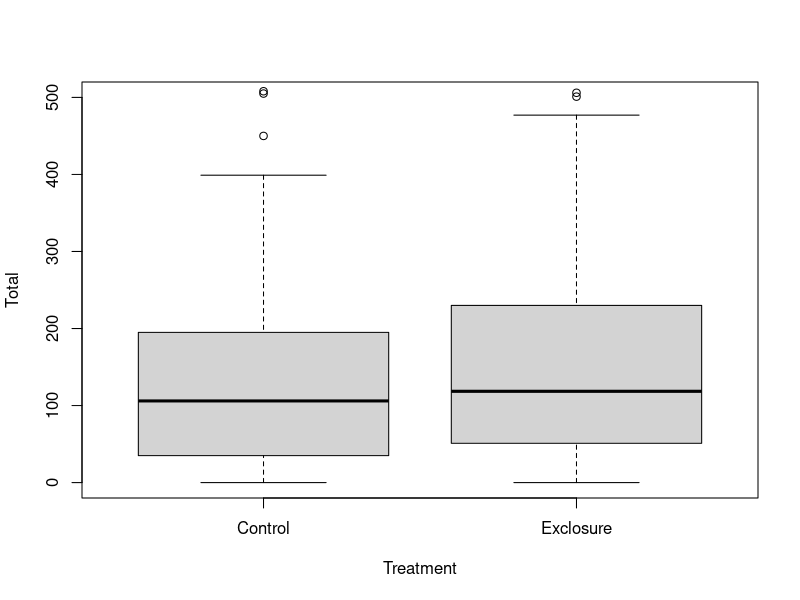
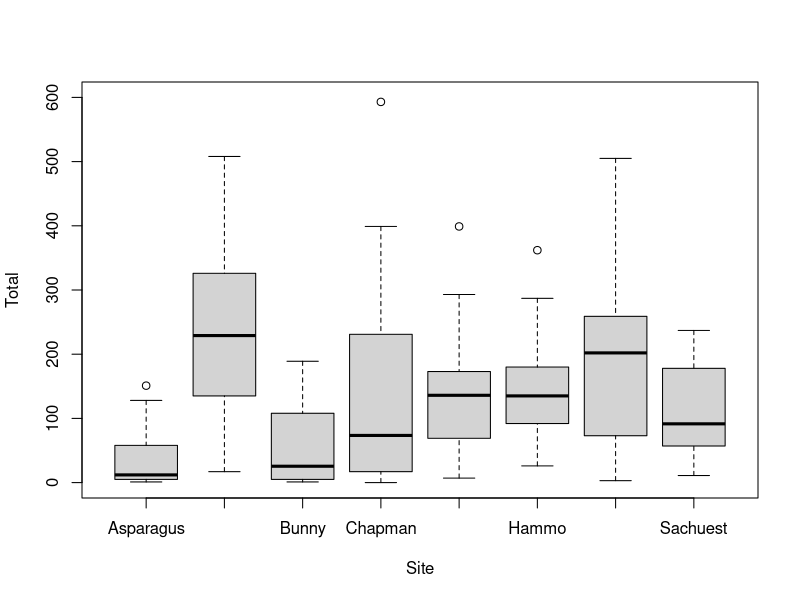
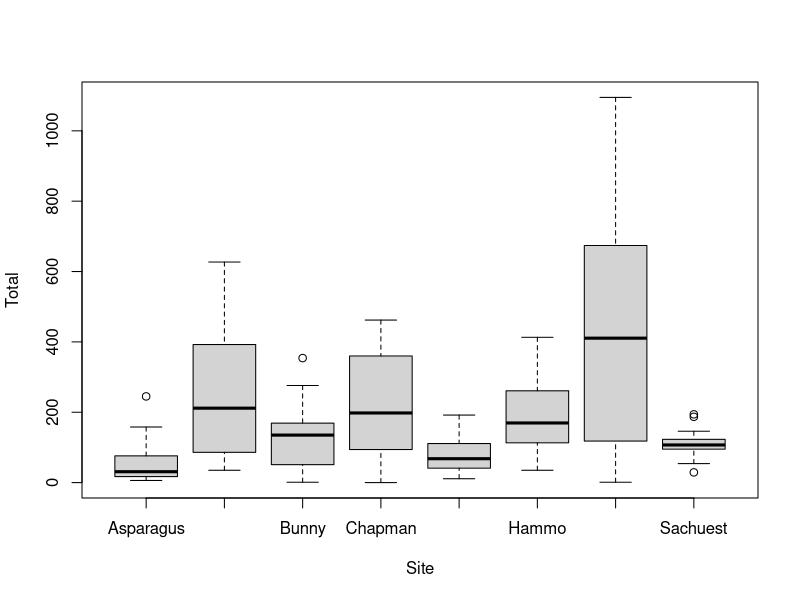
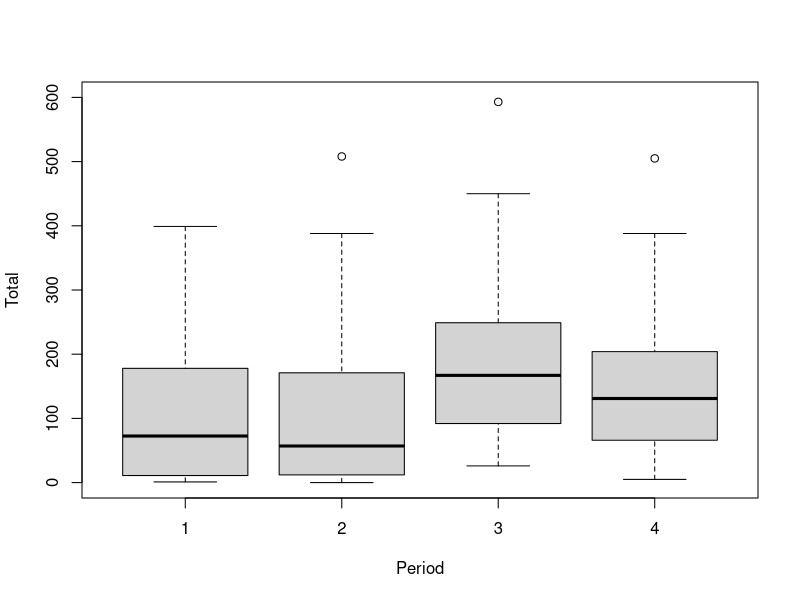
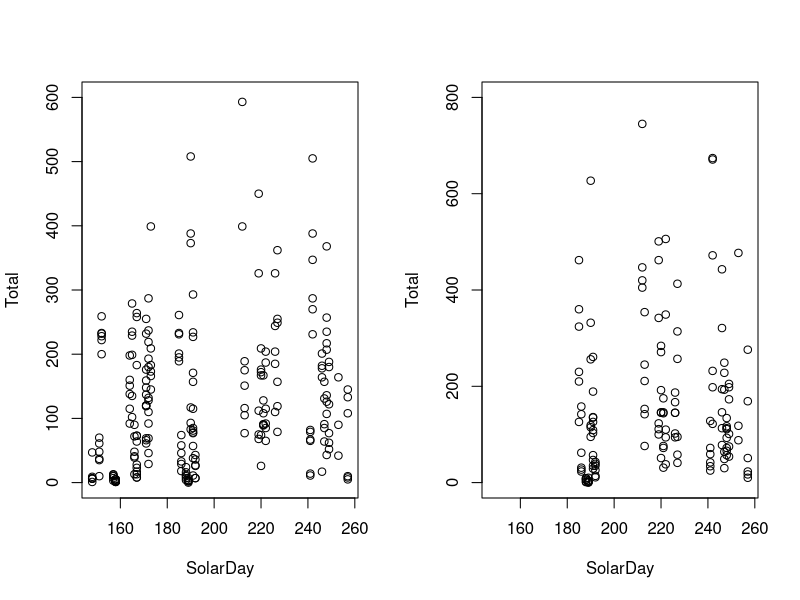
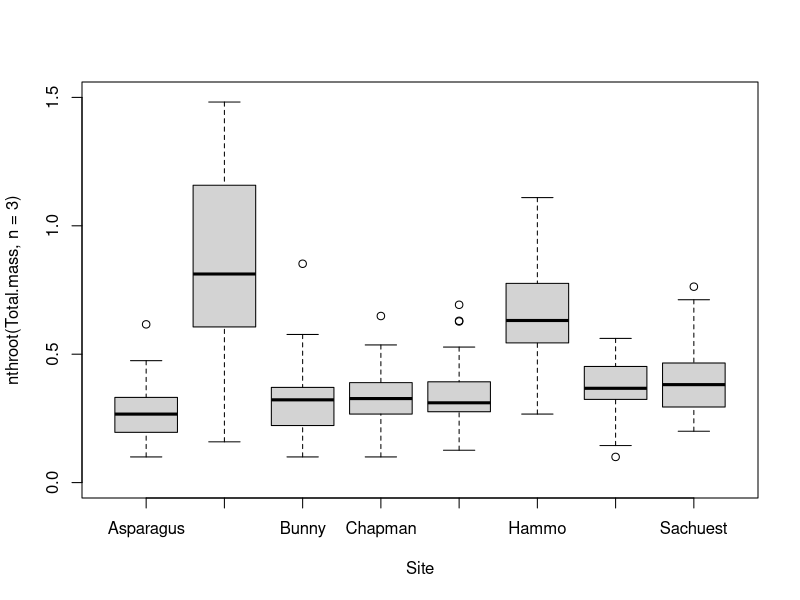
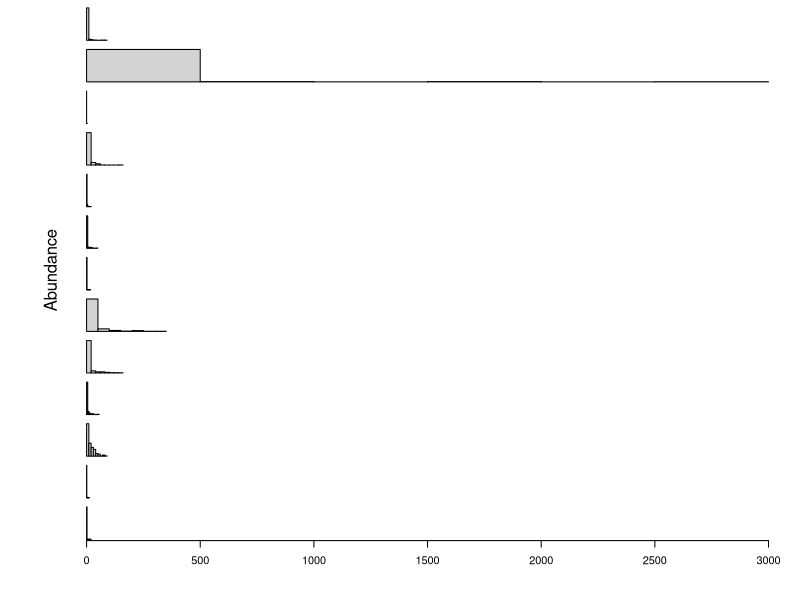
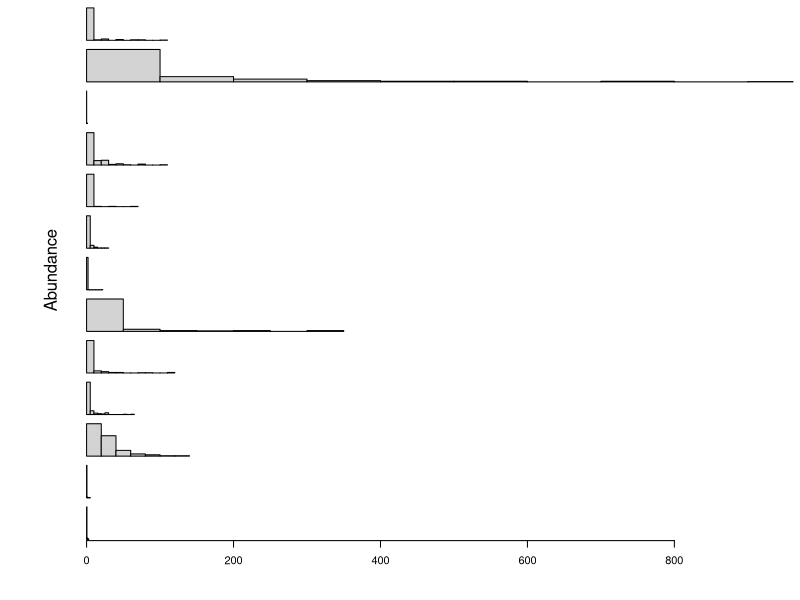

These figures' R source, in order:
require(pracma)

#   1. ABUNDANCE EXPLORATION

#   --> I want to plot the effect of treatment type on abundance --> Boxplot
newabundance <-read.csv("./Cleaned Bird Data/cleanedabundance.csv")

head(newabundance)

boxplot(Total~Treatment, data = newabundance, ylim=c(0,500))

split_newabundance <- split(newabundance, newabundance$Treatment)
split_newabundance
control_samples <- split_newabundance[[1]]  # Contains only rows with "control" in the "group" column
treatment_samples <- split_newabundance[[2]]  # Contains only rows with "treatment1" in the "group" column

#   --> I want to explore the effect of site on abundance --> Boxplot
boxplot(Total~Site, data = control_samples,  ylim=c(0,600))
##Site DOES effect total control abundance
boxplot(Total~Site, data = treatment_samples)
##Site DOES effect total treatment abundance
# fits our assumptions for poisson distribution, 
#sites with higher mean have higher variation

#---------------------------------------------------------------------------------------------

#---> Hello Zach! Here is my code for producing the collective graphic that you were
#     suggesting I make but it keeps coming back with the response 
#     -- Error in plot.new() : figure margins too large

### [Zach] This figure you're trying to make will be too big for poor R studio to
###  show in it's little window. Let's make it as an external .png for now and look at it there.
###  I made a folder called 'Rough Figures' where I'll store the graph.

png(height=10,width=7.5,pointsize=8,units="in",res=900,file="./Rough Figures/abun_taxa.png")
### [Zach] the above line starts creating the png image. any graphics code that follows
###  will affect that image file and NOT show up in your graphics window.
###  At the end of the graphics code, we use the 'dev.off()' function to finish creating
###  the png image, finalize it, and close it

par(mfrow=c(13,1),mar=c(0,0,0.5,0),oma=c(4.5,4.5,0,0.5))
x.scale <- range(control_samples[,c("Orthoptera","Hemiptera","Lepidoptera","Diptera",
                                    "Hymenoptera","Coleoptera","Thysanoptera","Amphipoda",
                                    "Snail","Isopoda","Spider","Pseudoscorpionida")])
### [Zach] added x.scale method above, having 'range' select all individual count columns

hist(control_samples$Orthoptera, xlim=x.scale, xlab="",main="",ylab="",yaxt="n",xaxt="n")
hist(control_samples$Hemiptera, xlim=x.scale, xlab="",main="",ylab="",yaxt="n",xaxt="n")
hist(control_samples$Lepidoptera, xlim=x.scale, xlab="",main="",ylab="",yaxt="n",xaxt="n")
hist(control_samples$Diptera,xlim=x.scale, xlab="",main="",ylab="",yaxt="n",xaxt="n")
hist(control_samples$Hymenoptera, xlim=x.scale, xlab="",main="",ylab="",yaxt="n",xaxt="n")
hist(control_samples$Coleoptera, xlim=x.scale, xlab="",main="",ylab="",yaxt="n",xaxt="n")
hist(control_samples$Thysanoptera, xlim=x.scale, xlab="",main="",ylab="",yaxt="n",xaxt="n")
hist(control_samples$Amphipoda, xlim=x.scale, xlab="",main="",ylab="",yaxt="n",xaxt="n")
hist(control_samples$Snail,xlim=x.scale, xlab="",main="",ylab="",yaxt="n",xaxt="n")
hist(control_samples$Isopoda, xlim=x.scale, xlab="",main="",ylab="",yaxt="n",xaxt="n")
hist(control_samples$Spider, xlim=x.scale, xlab="",main="",ylab="",yaxt="n",xaxt="n")
hist(control_samples$Pseudoscorpionida, xlim=x.scale, xlab="",main="",ylab="",yaxt="n",xaxt="n")
hist(control_samples$Unknown, xlim=x.scale, xlab="Treatment Type",main="",ylab="",yaxt="n")
mtext(outer=T,"Abundance",side=2)
### [Zach] now keep adding your histograms for the other taxa
### [Zach] on your bottom panel, remove the 'xaxt="n"' argument

dev.off()

# !!!Notes for Graphics produced... Outlier points must be addressed to fix the x-axis spread

# --> follow the same steps for Treatment...

png(height=10,width=7.5,pointsize=8,units="in",res=900,file="./Rough Figures/abun_taxa_treatment.png")
par(mfrow=c(13,1),mar=c(0,0,0.5,0),oma=c(4.5,4.5,0,0.5))
x.scale <- range(treatment_samples[,c("Orthoptera","Hemiptera","Lepidoptera","Diptera",
                                    "Hymenoptera","Coleoptera","Thysanoptera","Amphipoda",
                                    "Snail","Isopoda","Spider","Pseudoscorpionida")])
hist(treatment_samples$Orthoptera, xlim=x.scale, xlab="",main="",ylab="",yaxt="n",xaxt="n")
hist(treatment_samples$Hemiptera, xlim=x.scale, xlab="",main="",ylab="",yaxt="n",xaxt="n")
hist(treatment_samples$Lepidoptera, xlim=x.scale, xlab="",main="",ylab="",yaxt="n",xaxt="n")
hist(treatment_samples$Diptera,xlim=x.scale, xlab="",main="",ylab="",yaxt="n",xaxt="n")
hist(treatment_samples$Hymenoptera, xlim=x.scale, xlab="",main="",ylab="",yaxt="n",xaxt="n")
hist(treatment_samples$Coleoptera, xlim=x.scale, xlab="",main="",ylab="",yaxt="n",xaxt="n")
hist(treatment_samples$Thysanoptera, xlim=x.scale, xlab="",main="",ylab="",yaxt="n",xaxt="n")
hist(treatment_samples$Amphipoda, xlim=x.scale, xlab="",main="",ylab="",yaxt="n",xaxt="n")
hist(treatment_samples$Snail,xlim=x.scale, xlab="",main="",ylab="",yaxt="n",xaxt="n")
hist(treatment_samples$Isopoda, xlim=x.scale, xlab="",main="",ylab="",yaxt="n",xaxt="n")
hist(treatment_samples$Spider, xlim=x.scale, xlab="",main="",ylab="",yaxt="n",xaxt="n")
hist(treatment_samples$Pseudoscorpionida, xlim=x.scale, xlab="",main="",ylab="",yaxt="n",xaxt="n")
hist(treatment_samples$Unknown, xlim=x.scale, xlab="Treatment Type",main="",ylab="",yaxt="n")
mtext(outer=T,"Abundance",side=2)
dev.off()

#---------------------------------------------------------------------------------------------

# --> Solar Days and the Period
boxplot(Total~Period, data = control_samples, ylim = c(0,600))
time.range = range(newabundance$SolarDay)
par(mfrow=c(1,2))
plot(Total~SolarDay, data = control_samples, col="black", ylim=c(0,600), xlim=time.range)
plot(Total~SolarDay, data = treatment_samples, col="black", ylim=c(0,800),xlim=time.range)

#To see how many samples were collected for every given time period
aggregate(control_samples$Total,by=list(control_samples$Period), FUN="length")
aggregate(treatment_samples$Total,by=list(treatment_samples$Period), FUN="length")

# unique(newabundance$Treatment)
# treat.effect <-unique(newabundance$Treatment)
# control <-treat.effect[c(1)]
# exclosure <-treat.effect[c(2)]

#Another Approach
# abundance.control<-newabundance[newabundance$treatment=="control",]
# abundance.treatment<-newabundance[newabundance$treatment=="exclosure",]



#   2. BIOMASS EXPLORATION

newbiomass <-read.csv("./Cleaned Bird Data/cleanedbiomass.csv")

#   --> I want to examine the effect of Site on Total --> Boxplot
par(mfrow=c(1,1))
boxplot(nthroot(Total.mass,n=3)~Site, data = newbiomass, ylim=c(0,1.5))

#   --> I want to examine the abundances of genus in controlled and enclosed environments --> boxplots


#   3. BODYSIZE EXPLORATION --> Currently this is Zach's Problem

newbodysize <-read.csv("./Cleaned Bird Data/cleanedbodysize.csv")

#   --> I want to examine the effect of treatment type on abundance


